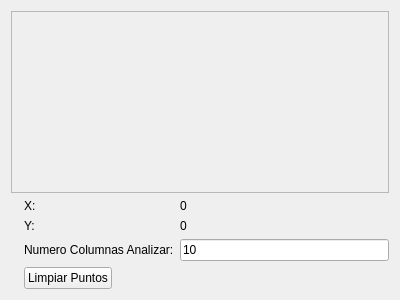
<?xml version="1.0" encoding="UTF-8"?>
<ui version="4.0">
 <class>GUIMiddlePointClippingClass</class>
 <widget class="QWidget" name="GUIMiddlePointClippingClass">
  <property name="geometry">
   <rect>
    <x>0</x>
    <y>0</y>
    <width>400</width>
    <height>300</height>
   </rect>
  </property>
  <property name="windowTitle">
   <string>GUIMiddlePointClipping</string>
  </property>
  <layout class="QVBoxLayout" name="verticalLayout_2">
   <item>
    <layout class="QVBoxLayout" name="verticalLayout">
     <item>
      <widget class="QScrollArea" name="scrollArea">
       <property name="sizePolicy">
        <sizepolicy hsizetype="Expanding" vsizetype="Expanding">
         <horstretch>0</horstretch>
         <verstretch>0</verstretch>
        </sizepolicy>
       </property>
       <property name="widgetResizable">
        <bool>true</bool>
       </property>
       <property name="alignment">
        <set>Qt::AlignCenter</set>
       </property>
       <widget class="QWidget" name="scrollAreaWidgetContents_2">
        <property name="geometry">
         <rect>
          <x>0</x>
          <y>0</y>
          <width>378</width>
          <height>135</height>
         </rect>
        </property>
        <property name="sizePolicy">
         <sizepolicy hsizetype="Expanding" vsizetype="Expanding">
          <horstretch>0</horstretch>
          <verstretch>0</verstretch>
         </sizepolicy>
        </property>
        <zorder></zorder>
       </widget>
      </widget>
     </item>
     <item>
      <layout class="QHBoxLayout" name="horizontalLayout">
       <property name="sizeConstraint">
        <enum>QLayout::SetMinimumSize</enum>
       </property>
       <item>
        <widget class="QLabel" name="zoomLabel">
         <property name="sizePolicy">
          <sizepolicy hsizetype="Minimum" vsizetype="Minimum">
           <horstretch>0</horstretch>
           <verstretch>0</verstretch>
          </sizepolicy>
         </property>
         <property name="text">
          <string/>
         </property>
        </widget>
       </item>
       <item>
        <layout class="QFormLayout" name="formLayout">
         <property name="sizeConstraint">
          <enum>QLayout::SetMinimumSize</enum>
         </property>
         <property name="fieldGrowthPolicy">
          <enum>QFormLayout::AllNonFixedFieldsGrow</enum>
         </property>
         <item row="0" column="0">
          <widget class="QLabel" name="label_2">
           <property name="sizePolicy">
            <sizepolicy hsizetype="Preferred" vsizetype="Minimum">
             <horstretch>0</horstretch>
             <verstretch>0</verstretch>
            </sizepolicy>
           </property>
           <property name="text">
            <string>X:</string>
           </property>
           <property name="alignment">
            <set>Qt::AlignLeading|Qt::AlignLeft|Qt::AlignVCenter</set>
           </property>
          </widget>
         </item>
         <item row="0" column="1">
          <widget class="QLabel" name="xPosLabel">
           <property name="sizePolicy">
            <sizepolicy hsizetype="Preferred" vsizetype="Minimum">
             <horstretch>0</horstretch>
             <verstretch>0</verstretch>
            </sizepolicy>
           </property>
           <property name="text">
            <string>0</string>
           </property>
          </widget>
         </item>
         <item row="1" column="0">
          <widget class="QLabel" name="label_3">
           <property name="sizePolicy">
            <sizepolicy hsizetype="Preferred" vsizetype="Minimum">
             <horstretch>0</horstretch>
             <verstretch>0</verstretch>
            </sizepolicy>
           </property>
           <property name="text">
            <string>Y:</string>
           </property>
          </widget>
         </item>
         <item row="1" column="1">
          <widget class="QLabel" name="yPosLabel">
           <property name="sizePolicy">
            <sizepolicy hsizetype="Preferred" vsizetype="Minimum">
             <horstretch>0</horstretch>
             <verstretch>0</verstretch>
            </sizepolicy>
           </property>
           <property name="text">
            <string>0</string>
           </property>
          </widget>
         </item>
         <item row="3" column="0">
          <widget class="QPushButton" name="clearPointsButton">
           <property name="sizePolicy">
            <sizepolicy hsizetype="Minimum" vsizetype="Minimum">
             <horstretch>0</horstretch>
             <verstretch>0</verstretch>
            </sizepolicy>
           </property>
           <property name="text">
            <string>Limpiar Puntos</string>
           </property>
          </widget>
         </item>
         <item row="2" column="0">
          <widget class="QLabel" name="label">
           <property name="text">
            <string>Numero Columnas Analizar:</string>
           </property>
          </widget>
         </item>
         <item row="2" column="1">
          <widget class="QLineEdit" name="numColsLineEdit">
           <property name="text">
            <string>10</string>
           </property>
          </widget>
         </item>
        </layout>
       </item>
      </layout>
     </item>
    </layout>
   </item>
  </layout>
 </widget>
 <layoutdefault spacing="6" margin="11"/>
 <resources/>
 <connections/>
</ui>
